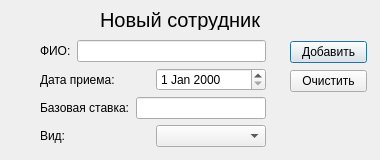
<?xml version="1.0" encoding="UTF-8"?>
<ui version="4.0">
 <class>AddEmployeeDialog</class>
 <widget class="QDialog" name="AddEmployeeDialog">
  <property name="geometry">
   <rect>
    <x>0</x>
    <y>0</y>
    <width>380</width>
    <height>160</height>
   </rect>
  </property>
  <property name="windowTitle">
   <string>Dialog</string>
  </property>
  <widget class="QLabel" name="label_5">
   <property name="geometry">
    <rect>
     <x>100</x>
     <y>10</y>
     <width>161</width>
     <height>20</height>
    </rect>
   </property>
   <property name="sizeIncrement">
    <size>
     <width>0</width>
     <height>0</height>
    </size>
   </property>
   <property name="font">
    <font>
     <pointsize>15</pointsize>
    </font>
   </property>
   <property name="cursor">
    <cursorShape>CrossCursor</cursorShape>
   </property>
   <property name="text">
    <string>Новый сотрудник</string>
   </property>
  </widget>
  <widget class="QWidget" name="layoutWidget">
   <property name="geometry">
    <rect>
     <x>40</x>
     <y>40</y>
     <width>226</width>
     <height>108</height>
    </rect>
   </property>
   <layout class="QVBoxLayout" name="verticalLayout">
    <item>
     <layout class="QHBoxLayout" name="horizontalLayout">
      <item>
       <widget class="QLabel" name="label">
        <property name="text">
         <string>ФИО:</string>
        </property>
       </widget>
      </item>
      <item>
       <widget class="QLineEdit" name="txtName"/>
      </item>
     </layout>
    </item>
    <item>
     <layout class="QHBoxLayout" name="horizontalLayout_2">
      <item>
       <widget class="QLabel" name="label_2">
        <property name="text">
         <string>Дата приема:</string>
        </property>
       </widget>
      </item>
      <item>
       <widget class="QDateEdit" name="txtDate"/>
      </item>
     </layout>
    </item>
    <item>
     <layout class="QHBoxLayout" name="horizontalLayout_3">
      <item>
       <widget class="QLabel" name="label_3">
        <property name="text">
         <string>Базовая ставка:</string>
        </property>
       </widget>
      </item>
      <item>
       <widget class="QLineEdit" name="txtSalary"/>
      </item>
     </layout>
    </item>
    <item>
     <layout class="QHBoxLayout" name="horizontalLayout_4">
      <item>
       <widget class="QLabel" name="label_4">
        <property name="text">
         <string>Вид:</string>
        </property>
       </widget>
      </item>
      <item>
       <widget class="QComboBox" name="txtRole"/>
      </item>
     </layout>
    </item>
   </layout>
  </widget>
  <widget class="QWidget" name="layoutWidget">
   <property name="geometry">
    <rect>
     <x>290</x>
     <y>40</y>
     <width>77</width>
     <height>54</height>
    </rect>
   </property>
   <layout class="QVBoxLayout" name="verticalLayout_2">
    <item>
     <widget class="QPushButton" name="btnAdd">
      <property name="text">
       <string>Добавить</string>
      </property>
     </widget>
    </item>
    <item>
     <widget class="QPushButton" name="btnClear">
      <property name="text">
       <string>Очистить</string>
      </property>
     </widget>
    </item>
   </layout>
  </widget>
 </widget>
 <resources/>
 <connections/>
</ui>
